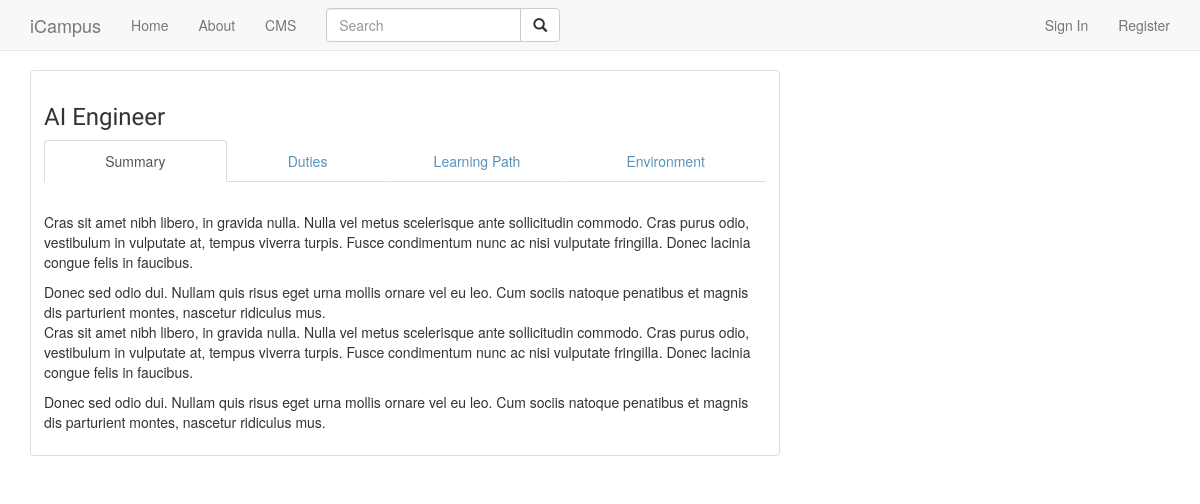
Page /1/ai-engineer/ on the committed database.
### careers/models.py (models this page shows, shortened)
class Career(models.Model):
    category = models.ForeignKey(Category, related_name='careers')
    image = models.ImageField(upload_to='products/%Y/%m/%d', blank=True)
    name = models.CharField(max_length=200,db_index=True)
    slug = models.SlugField(max_length=200, db_index=True, unique=True)
    summary = models.TextField(blank=True)
    duties =  models.TextField(blank=True)
    learning_path =  models.TextField(blank=True)
    work_environment = models.TextField(blank=True)
    class Meta:
        ordering = ('name',)
        index_together = (('id', 'slug'), )

### careers/views.py (the view)
# urls.py: url(r'^(?P<id>\d+)/(?P<slug>[-\w]+)/$', views.career_detail, name='career_detail'),
def career_detail(request, id, slug):
	career = get_object_or_404(Career, id=id, slug=slug)
	return render(request,
		          'careers/detail.html',
		          {'career': career })

### careers/templates/careers/detail.html (shortened to what this page needs)
{% extends 'base.html' %}
{% block page_content %}
<div class="row">
    <div class="col-sm-8">
        <div class="thumbnail">
            <div class="caption">
                <h3>{{ career.name }}</h3>
                <ul id="myTab" class='nav nav-tabs nav-justified'>
                    <li class="active"><a href="#overview" data-toggle="tab">Summary</a></li>
                    <li><a href="#duties" data-toggle="tab">Duties</a></li>
                    <li><a href="#education" data-toggle="tab">Learning Path</a></li>
                    <li><a href="work-environment" data-toggle="tab">Environment</a></li>
                </ul>
                <div class="tab-content">
                    <div class="tab-pane fade in active" id="overview">
                        <br>
                        <p>{{ career.summary|linebreaks }}</p>
                    </div>
                </div>
            </div>
        </div>
 </div>
{% endblock %}

### careers/static/css/base.css (style rules this page uses)
h1, h2, h3, h4, h5 , h6 { font-family: 'Ubuntu', sans-serif; font-weight:normal; }
body { min-height: 2000px; padding-top: 70px; }
p { font-size: 14px; }
a { text-decoration:none; color:#5993bb; }

### rows in the picture
Career: name "AI Engineer", summary "Cras sit amet nibh libero, in gravida nulla. Nulla vel metus scelerisque ante sollicitudin commodo. Cras purus odio, vestibulum in vulputate at, tempus viverra turpis. Fusce condimentum nunc ac nisi vulputate fringilla. Donec lacinia congue felis in faucibus. Donec sed odio dui. Nullam quis risus eget urna mollis ornare vel eu leo. Cum sociis natoque penatibus et magnis dis parturient montes, nascetur ridiculus mus. Cras sit amet nibh libero, in gravida nulla. Nulla vel metus scelerisque ante sollicitudin commodo. Cras purus odio, vestibulum in vulputate at, tempus viverra turpis. Fusce condimentum nunc ac nisi vulputate fringilla. Donec lacinia congue felis in faucibus. Donec sed odio dui.…"
